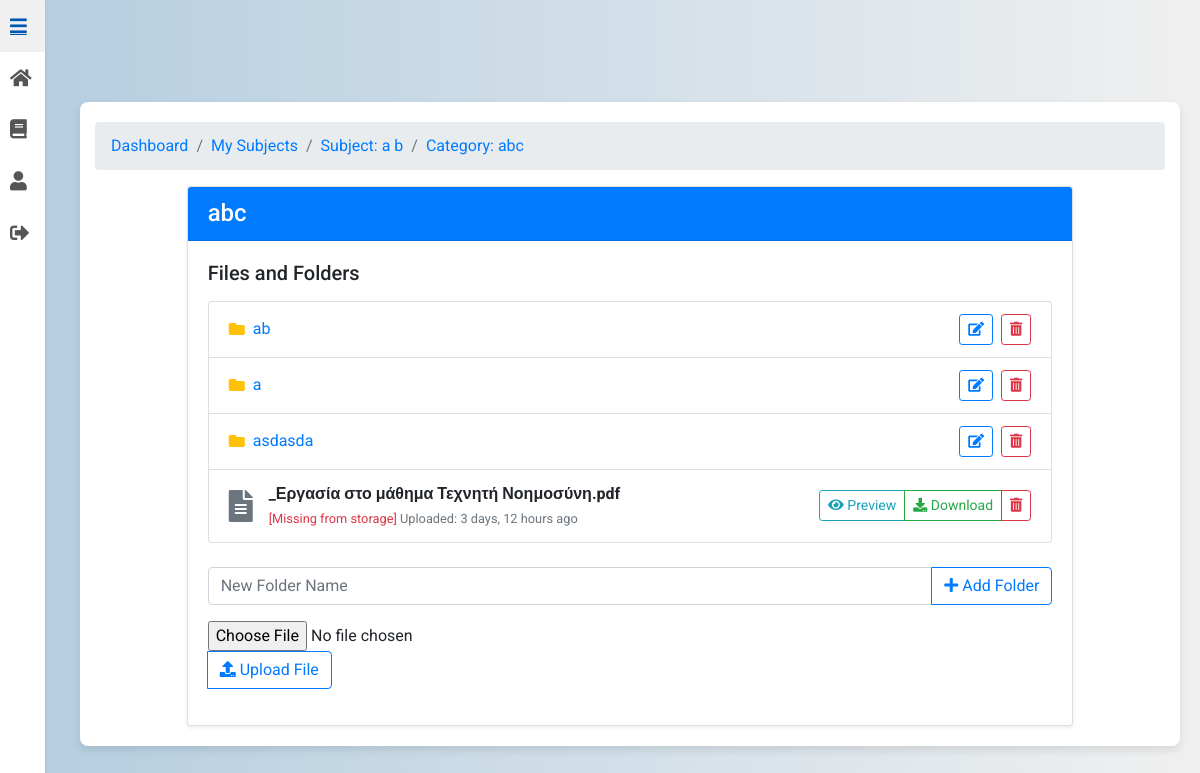
The page /subjects/category/188/ (signed in) on the database its author committed.
### subjects/models.py (models this page shows, shortened)
class Category(models.Model):
    subject = models.ForeignKey(Subject, related_name="categories", on_delete=models.CASCADE)
    name = models.CharField(max_length=255)
    parent = models.ForeignKey(
        "self", null=True, blank=True, related_name="subcategories", on_delete=models.CASCADE
    )
    class Meta:
        unique_together = (("subject", "name", "parent"),)

class File(models.Model):
    category = models.ForeignKey("Category", related_name="files", on_delete=models.CASCADE)
    name = models.CharField(max_length=100)
    file = models.FileField(upload_to=subject_file_upload_path)
    uploaded_by = models.ForeignKey(CustomUser, null=True, blank=True, on_delete=models.SET_NULL)
    uploaded_at = models.DateTimeField(auto_now_add=True)

### subjects/views.py (the view, shortened to what this page needs)
# urls.py: path("category/<int:pk>/", CategoryDetailView.as_view(), name="category_detail"),
class CategoryDetailView(LoginRequiredMixin, BreadcrumbMixin, DetailView):
    model = Category
    template_name = "category_detail.html"
    context_object_name = "category"
    def get_breadcrumbs(self):
        category = self.get_object()
        breadcrumb_categories = []
        current = category
        while current is not None:
            breadcrumb_categories.insert(0, current)
            current = current.parent
        breadcrumbs = [
            ("Dashboard", DASHBOARD_URL),
            ("My Subjects", reverse_lazy("subjects:my_subjects")),
            (f"Subject: {category.subject.name}", reverse_lazy("subjects:subject_detail", args=[category.subject.pk])),
        ]
        for c in breadcrumb_categories:
            if c == category:
                breadcrumbs.append((f"Category: {c.name}", self.request.path))
            else:
                breadcrumbs.append((f"Category: {c.name}", reverse_lazy("subjects:category_detail", args=[c.pk])))
        return breadcrumbs
    def get_context_data(self, **kwargs):
        context = super().get_context_data(**kwargs)
        category = self.object
        is_owner = (getattr(self.request.user, "role", None) == "professor" and
                    category.subject.professor_id == self.request.user.id)
        context["subcategories"] = category.subcategories.all()
        files = []
        for f in category.files.all():
            try:
                size_kb = round(f.file.size / 1024, 2)
                mimetype, _ = mimetypes.guess_type(f.file.url)
                is_missing = False
            except (FileNotFoundError, ClientError) as e:
                logger.warning(f"Missing file: {f.name} — {e}")
                size_kb = "-"
                mimetype = "unknown/unknown"
                is_missing = True
            f.extension = f.name.split('.')[-1].lower()
            f.size_kb = size_kb
            f.mimetype = mimetype
            f.is_missing = is_missing
            f.can_delete = is_owner or (getattr(f, "uploaded_by_id", None) == self.request.user.id)
            files.append(f)
        context["files"] = files
        context["breadcrumbs"] = self.get_breadcrumbs()
        context["is_owner"] = is_owner  # <-- needed by template header/buttons
        return context

### UniGrading/mixin.py (called while the page is built)
    def get_context_data(self, **kwargs):
        context = super().get_context_data(**kwargs)
        context["breadcrumbs"] = self.get_breadcrumbs()
        return context

### subjects/templates/category_detail.html (shortened to what this page needs)
{% extends 'base.html' %}
{% load static %}
{% load view_breadcrumbs %}
{% load humanize %}
{% block content %}
<div class="container mt-5">
  <nav aria-label="breadcrumb">
    <ol class="breadcrumb">
      {% for name, url in breadcrumbs %}
        <li class="breadcrumb-item"><a href="{{ url }}">{{ name }}</a></li>
      {% endfor %}
    </ol>
  </nav>
  <div class="row justify-content-center">
    <div class="col-md-10">
      <div class="card shadow-sm no-hover-card">
        <div class="card-header bg-primary text-white d-flex justify-content-between align-items-center">
          <h4 class="mb-0">{{ category.name }}</h4>
        </div>
        <div class="card-body">
          <h5 class="mb-3">Files and Folders</h5>
          <ul class="list-group mb-4">
            {% for subcategory in category.subcategories.all %}
              <li class="list-group-item d-flex justify-content-between align-items-center">
                <div class="d-flex align-items-center flex-grow-1">
                  <i class="fas fa-folder text-warning mr-2"></i>
                  <div class="subcategory-name" style="flex-grow: 1;">
                    <a href="{% url 'subjects:category_detail' subcategory.pk %}">
                      <span id="subcategory-name-{{ subcategory.pk }}">{{ subcategory.name }}</span>
                    </a>
                  </div>
                </div>
                {% if is_owner %}
                  <div>
                    <button class="btn btn-sm btn-outline-primary mr-1" onclick="startEdit({{ subcategory.pk }})">
                      <i class="fas fa-edit"></i>
                    </button>
                    <button class="btn btn-sm btn-outline-danger"
                            onclick="showDeleteSubcategoryModal({{ subcategory.pk }}, '{{ subcategory.name }}')">
                      <i class="fas fa-trash-alt"></i>
                    </button>
                  </div>
                {% endif %}
              </li>
            {% empty %}
              <li class="list-group-item text-muted">No folders available.</li>
            {% endfor %}
            {% for file in files %}
              <li class="list-group-item">
                <div class="d-flex align-items-center justify-content-between">
                  <div class="d-flex align-items-center">
                    <i class="fas fa-file-alt fa-2x text-secondary mr-3"></i>
                    <div>
                      <strong>{{ file.name }}</strong><br>
                      <small class="text-muted">
                        {% if file.is_missing %}
                          <span class="text-danger">[Missing from storage]</span>
                        {% else %}
                          Size: {{ file.size_kb }} KB |
                        {% endif %}
                        Uploaded: {{ file.uploaded_at|naturaltime }}
                      </small>
                    </div>
                  </div>
                  <div class="btn-group">
                    <button class="btn btn-sm btn-outline-info"
                            onclick="showPreview('{% url 'subjects:preview_file' file.pk %}', '{{ file.name }}')">
                      <i class="fas fa-eye"></i> Preview
                    </button>
                    <button class="btn btn-sm btn-outline-success"
                            onclick="safeDownload('{% url 'subjects:download_file' file.pk %}')">
                      <i class="fas fa-download"></i> Download
                    </button>
                    {% if file.can_delete %}
                    <button class="btn btn-sm btn-outline-danger"
                            onclick="deleteFile({{ file.pk }}, '{{ file.name }}')">
                      <i class="fas fa-trash-alt"></i>
                    </button>
                  {% endif %}
                  </div>
                </div>
              </li>
            {% empty %}
              <li class="list-group-item text-muted">No files available.</li>
            {% endfor %}
          </ul>
          {% if is_owner %}
            <div class="input-group mb-3">
              <input type="text" id="new-folder-name" class="form-control" placeholder="New Folder Name">
              <div class="input-group-append">
                <button class="btn btn-outline-primary" onclick="addFolder()">
                  <i class="fas fa-plus"></i> Add Folder
                </button>
              </div>
            </div>
            <form method="post" enctype="multipart/form-data" class="input-group mb-3">
              <input type="file" name="file" id="file-input" class="form-control-file">
              <div class="input-group-append">
                <button class="btn btn-outline-primary" type="submit">
                  <i class="fas fa-upload"></i> Upload File
                </button>
              </div>
            </form>
          {% endif %}
        </div>
      </div>
    </div>
  </div>
</div>
{% endblock %}

### static/css/styles.css (style rules this page uses)
body { font-family: 'Roboto', sans-serif; background: linear-gradient(to right, #b3cde0, #f0f0f0); margin: 0; padding: 0; display: flex; justify-content: center; align-items: center; min-height: 100vh; }
.container { background-color: #ffffff; padding: 20px; border-radius: 8px; box-shadow: 0 4px 8px rgba(0, 0, 0, 0.1); max-width: 900px; width: 100%; animation: fadeIn 1s ease-in-out; }
.card { transition: transform 0.3s, box-shadow 0.3s; }
.no-hover-card { transition: none; }
form { display: flex; flex-direction: column; }
button { padding: 10px; background-color: #66afe9; color: #ffffff; border: none; border-radius: 4px; cursor: pointer; transition: background-color 0.3s; }

### subjects/templates/base.html (style rules this page uses)
body { background: linear-gradient(to right, #b3cde0, #f0f0f0); margin: 0; padding: 0; font-family: 'Roboto', sans-serif; display: flex; }
.main-content > * { max-width: 100%; }

### rows shown on the page
Category: name "abc"
Category: name "ab"
Category: name "a"
Category: name "asdasda"
File: name "_Εργασία στο μάθημα Τεχνητή Νοημοσύνη.pdf", shows "[Missing from storage]", uploaded_at "3 days, 12 hours ago"

### other values the page prints
{{ name }} "Dashboard" "My Subjects" "Subject: a b" "Category: abc"
